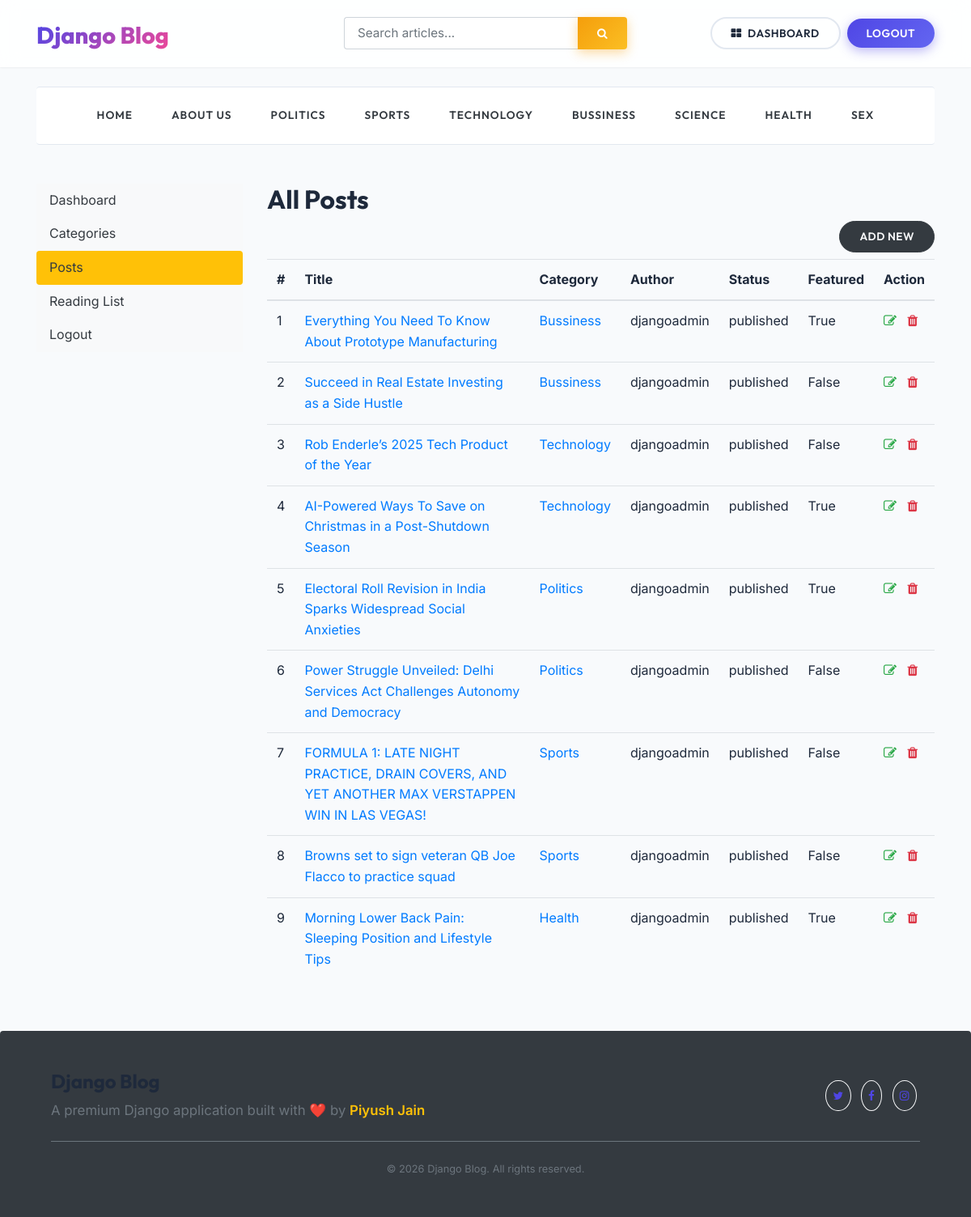
/dashboard/posts/ (signed in), run on an earlier commit of the app's database.
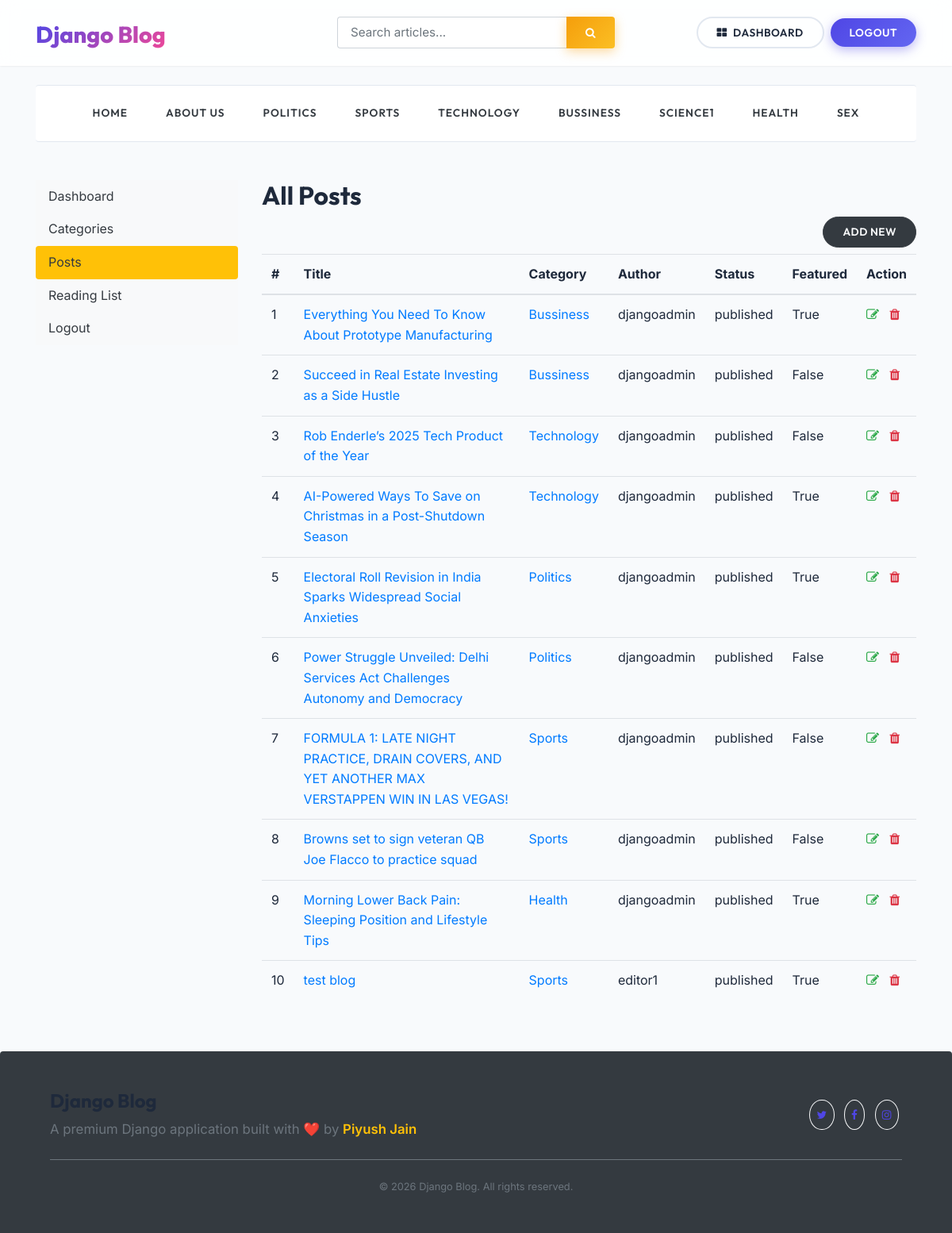
And on a later commit of the database.
### blogs/models.py (models this page shows, shortened)
class Category(models.Model):
    Category_name = models.CharField(max_length=50, unique=True)
    created_at = models.DateTimeField(auto_now_add=True)
    updated_at = models.DateTimeField(auto_now=True)
    class Meta:
        verbose_name_plural = 'categories'
    def __str__(self):
        return self.Category_name

class Blog(models.Model):
    title = models.CharField(max_length=100)
    slug = models.SlugField(max_length=150, unique=True, blank=True)
    category = models.ForeignKey(Category, on_delete=models.CASCADE)
    author = models.ForeignKey(User, on_delete=models.CASCADE)
    featured_image = models.ImageField(upload_to='uploads/%Y/%m/%d')
    short_description = models.TextField(max_length=500)
    blog_body = models.TextField(max_length=2000)
    status = models.CharField(max_length=20, choices=STATUS_CHOICES, default="draft")
    is_featured = models.BooleanField(default=True)
    views_count = models.PositiveIntegerField(default=0)
    likes = models.ManyToManyField(User, related_name='liked_blogs', blank=True)
    bookmarks = models.ManyToManyField(User, related_name='bookmarked_blogs', blank=True)
    created_at = models.DateTimeField(auto_now_add=True)
    updated_at = models.DateTimeField(auto_now=True)

### dashboards/views.py (the view)
# urls.py: path('posts/', views.posts, name='posts'),
@login_required(login_url='login')
def posts(request):
    posts = Blog.objects.all()
    context = {
        "posts": posts,
    }
    return render(request, 'dashboard/posts.html', context)

### blogs/context_processors.py (called while the page is built)
def get_categories(request):
    categories = Category.objects.all()
    return dict(categories = categories)

def get_social_links(request):
    social_links= SocialLinks.objects.all()
    return dict(social_links = social_links)

### templates/dashboard/posts.html (shortened to what this page needs)
{% extends 'base.html' %}
{% block content %}
<div class ="row">
{% include 'dashboard/sidebar.html' %}
    <div class="col-md-9">
        <h2>All Posts </h2>
        <a href="{% url 'add_post' %}"class ="btn btn-dark text-light float-right mb-2"> Add New</a>
        <table class="table table-hover">
  <thead>
    <tr>
      <th>#</th>
      <th>Title</th>
      <th>Category</th>
      <th>Author</th>
      <th>Status</th>
      <th>Featured</th>
      <th>Action</th>
    </tr>
  </thead>
  <tbody>
    {% for post in posts %}
    <tr>
      <td>{{ forloop.counter }}</td>
<td>
  <a href="{% url 'blogs' post.slug %}">
    {{ post.title }}
  </a>
</td>
<td>
  <a href="{% url 'posts_by_category' post.category.id %}">
    {{ post.category }}</a></td>
<td>{{ post.author }}</td>
<td>{{ post.status }}</td>
<td>{{ post.is_featured }}</td>
      <td>
        <a href="{% url 'edit_post' post.id%}"><i class="fa fa-edit text-success"></i></a>
        <a href="{% url 'delete_post' post.id%}"><i class="fa fa-trash  text-danger"></i></a>
      </td>
    </tr>
    {% endfor%}
  </tbody>
</table>
</div>
</div>
{% endblock %}

### templates/base.html (shortened to what this page needs)
{% load static %}
<!DOCTYPE html>
<html lang="en">
<head>
    <link href="https://getbootstrap.com/docs/4.0/dist/css/bootstrap.min.css" rel="stylesheet">
    <link rel="stylesheet" href="https://cdnjs.cloudflare.com/ajax/libs/font-awesome/4.7.0/css/font-awesome.min.css">
    <link href="{% static 'css/blog.css' %}" rel="stylesheet">
</head>
<body>
<div class="glass-nav py-3 mb-4">
    <div class="container">
        <header class="row flex-nowrap justify-content-between align-items-center">
            <div class="col-4 pt-1">
                <a class="blog-header-logo" href="{% url 'home' %}">Django Blog</a>
            </div>
            <div class="col-4">
                <form action="{% url 'search' %}" method="GET" class="w-100">
                    <div class="input-group drop-shadow-sm">
                        <input class="form-control border-right-0 form-control-lg rounded-left"
                               type="text"
                               name="keyword"
                               placeholder="Search articles..."
                               aria-label="Search articles"
                               style="font-family: var(--font-body); font-size: 0.95rem;">
                        <div class="input-group-append">
                            <button class="btn btn-warning rounded-right px-4" type="submit" style="border-top-left-radius: 0; border-bottom-left-radius: 0;">
                                <i class="fa fa-search"></i>
                            </button>
                        </div>
                    </div>
                </form>
            </div>
            {% if not user.is_authenticated %}
            <div class="col-4 d-flex justify-content-end align-items-center">
                <a class="btn btn-outline-secondary mr-2" href="{% url 'register' %}">Register</a>
                <a class="btn btn-primary px-4" href="{% url 'login' %}">Log In</a>
            </div>
            {% else %}
            <div class="col-4 d-flex justify-content-end align-items-center">
                <a href="{% url 'dashboard' %}" class="btn btn-outline-secondary mr-2">
                    <i class="fa fa-th-large mr-1"></i> Dashboard
                </a>
                <a href="{% url 'logout' %}" class="btn btn-primary px-4">Logout</a>
            </div>
            {% endif %}
        </header>
    </div>
</div>
<div class="container">
    <div class="category-nav py-2 shadow-sm rounded mb-5">
        <nav class="nav d-flex justify-content-center text-center">
            <a class="p-3 text-dark mx-2" href="{% url 'home' %}">HOME</a>
            <a class="p-3 text-dark mx-2" href="{% url 'about_page' %}">ABOUT US</a>
            {% for i in categories %}
            <a class="p-3 text-dark mx-2" href="{% url 'posts_by_category' i.id %}">
                {{ i.Category_name }}
            </a>
            {% endfor %}
        </nav>
    </div>
    {% block content %}
    {% endblock %}
</div>
<footer class="blog-footer bg-dark text-white rounded-top mt-5 p-5">
    <div class="container text-center">
        <div class="row align-items-center">
            <div class="col-md-6 text-md-left mb-3 mb-md-0">
                <h4 class="font-weight-bold" style="font-family: var(--font-heading);">Django Blog</h4>
                <p class="mb-0 text-muted">A premium Django application built with ❤️ by <a href="#" class="text-warning">Piyush Jain</a></p>
            </div>
            <div class="col-md-6 text-md-right">
                <a href="#" class="btn btn-outline-light rounded-circle p-2 mx-1"><i class="fa fa-twitter"></i></a>
                <a href="#" class="btn btn-outline-light rounded-circle p-2 mx-1"><i class="fa fa-facebook"></i></a>
                <a href="#" class="btn btn-outline-light rounded-circle p-2 mx-1"><i class="fa fa-instagram"></i></a>
            </div>
        </div>
        <hr class="my-4 bg-secondary border-0" style="height: 1px;">
        <p class="small text-muted mb-0">© {% now "Y" %} Django Blog. All rights reserved.</p>
    </div>
</footer>
</body>
</html>

What changed in the data, as far as the page shows it:
changed Category: Category_name "SCIENCE" → "SCIENCE1"
added Blog: title "test blog", category "Sports", author "editor1", status "published", is_featured "True"
